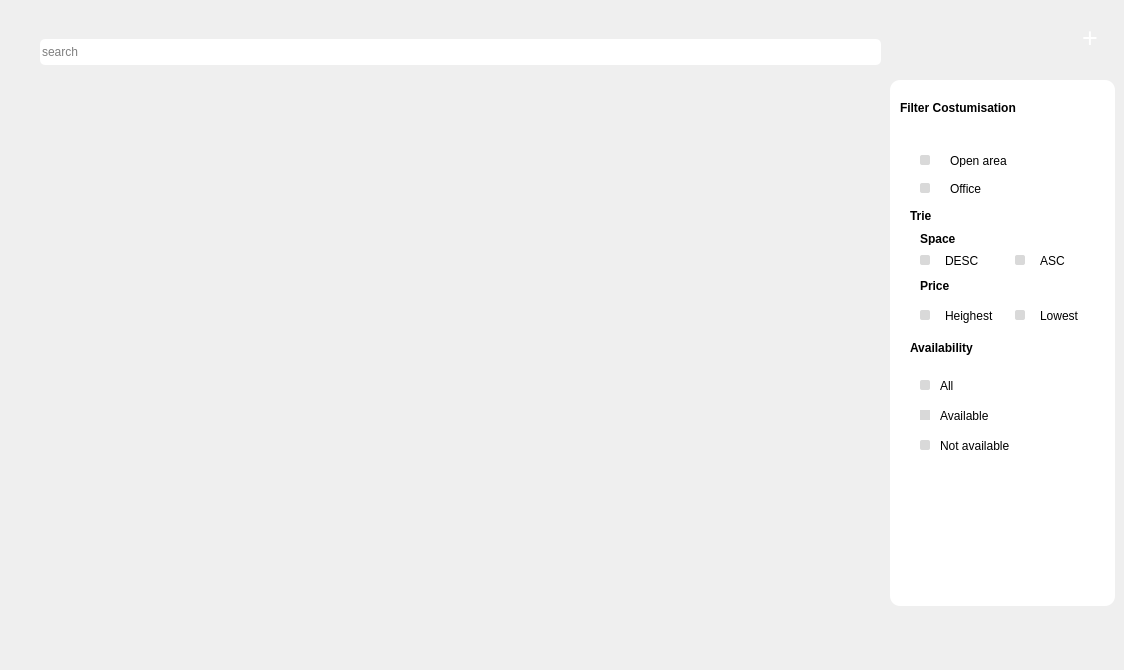
      <widget class="QWidget" name="add_office_page">
       <widget class="QPushButton" name="add_office_btn">
        <property name="geometry">
         <rect>
          <x>1070</x>
          <y>20</y>
          <width>40</width>
          <height>40</height>
         </rect>
        </property>
        <property name="font">
         <font>
          <pointsize>20</pointsize>
         </font>
        </property>
        <property name="styleSheet">
         <string notr="true">background-color:transparent;
padding-bottom:6px;
color:white;</string>
        </property>
        <property name="text">
         <string>+</string>
        </property>
        <property name="flat">
         <bool>true</bool>
        </property>
       </widget>
       <widget class="QLabel" name="background_add_office_btn">
        <property name="geometry">
         <rect>
          <x>1070</x>
          <y>20</y>
          <width>40</width>
          <height>40</height>
         </rect>
        </property>
        <property name="text">
         <string/>
        </property>
        <property name="pixmap">
         <pixmap resource="res.qrc">:/img/img/blue_circle.png</pixmap>
        </property>
       </widget>
       <widget class="QWidget" name="list_of_offices" native="true">
        <property name="geometry">
         <rect>
          <x>0</x>
          <y>10</y>
          <width>881</width>
          <height>651</height>
         </rect>
        </property>
        <widget class="QScrollArea" name="scrollArea">
         <property name="geometry">
          <rect>
           <x>18</x>
           <y>60</y>
           <width>861</width>
           <height>539</height>
          </rect>
         </property>
         <property name="styleSheet">
          <string notr="true">#scrollArea{
	border:none;
}
QScrollBar:vertical{
border:none;
background-color: rgb(59, 59, 90);
width:7px;
margin:15px 0 15px 0;
border-radius:0px;
}
QScrollBar::handle:vertical
{
	background-color: rgb(80, 80, 122);
	min-height:30px;
	border-radius:7px;

}
QScrollBar::handle:vertical:hover
{
	background-color:#92B4E2;
}
QScrollBar::handle:vertical:pressed
{
background-color:#222E3C;
}
/*Sub line Top*/
QScrollBar::sub-line:vertical
{
	border:none;
	background-color: rgb(59, 59, 90);
	height:15px;
	border-top-left-radius:7px;
	border-top-right-radius:7px;
	subcontrol-position:top;
	subcontrol-origin:margin;
}
QScrollBar::sub-line:vertical:hover{
	background-color:#92B4E2;
}
QScrollBar::sub-line:vertical:pressed{
	background-color:#222E3C;
}
/*Sub line Bottom*/
QScrollBar::add-line:vertical
{
	border:none;
	background-color: rgb(59, 59, 90);
	height:15px;
	border-bottom-left-radius:7px;
	border-bottom-right-radius:7px;
	subcontrol-position:bottom;
	subcontrol-origin:margin;
}
QScrollBar::add-line:vertical:hover{
	background-color:#92B4E2;
}
QScrollBar::add-line:vertical:pressed{
	background-color:#222E3C;
}
QScrollBar::up-arrow:vertical,QScrollBar:down-arrow:vertical
{
	background:none;
}
QScrollBar::up-arrow:vertical,QScrollBar:down-arrow:vertical
{
background:none;
}</string>
         </property>
         <property name="widgetResizable">
          <bool>true</bool>
         </property>
         <property name="alignment">
          <set>Qt::AlignLeading|Qt::AlignLeft|Qt::AlignTop</set>
         </property>
         <widget class="QWidget" name="scrollAreaWidgetContents">
          <property name="geometry">
           <rect>
            <x>0</x>
            <y>0</y>
            <width>861</width>
            <height>539</height>
           </rect>
          </property>
          <layout class="QVBoxLayout" name="CardsLayout"/>
         </widget>
        </widget>
        <widget class="QLineEdit" name="search_line_office">
         <property name="geometry">
          <rect>
           <x>40</x>
           <y>29</y>
           <width>841</width>
           <height>26</height>
          </rect>
         </property>
         <property name="styleSheet">
          <string notr="true">position: absolute;
width: 841px;
height: 26px;

background: #FFFFFF;
border-radius: 5px;</string>
         </property>
         <property name="placeholderText">
          <string>search</string>
         </property>
        </widget>
        <widget class="QLabel" name="search_icon_office_label">
         <property name="geometry">
          <rect>
           <x>852</x>
           <y>31</y>
           <width>24</width>
           <height>24</height>
          </rect>
         </property>
         <property name="text">
          <string/>
         </property>
         <property name="pixmap">
          <pixmap resource="res.qrc">:/img/img/search_black_24dp.svg</pixmap>
         </property>
        </widget>
        <widget class="QPushButton" name="search_button_office">
         <property name="geometry">
          <rect>
           <x>846</x>
           <y>30</y>
           <width>31</width>
           <height>24</height>
          </rect>
         </property>
         <property name="styleSheet">
          <string notr="true">background:transparent;</string>
         </property>
         <property name="text">
          <string/>
         </property>
         <property name="flat">
          <bool>true</bool>
         </property>
        </widget>
        <zorder>search_line_office</zorder>
        <zorder>scrollArea</zorder>
        <zorder>search_icon_office_label</zorder>
        <zorder>search_button_office</zorder>
       </widget>
       <widget class="QWidget" name="Filter_office_widget" native="true">
        <property name="geometry">
         <rect>
          <x>890</x>
          <y>80</y>
          <width>225</width>
          <height>526</height>
         </rect>
        </property>
        <property name="styleSheet">
         <string notr="true">background-color:white;
border-radius:10px;</string>
        </property>
        <widget class="QLabel" name="Filter_office_title">
         <property name="geometry">
          <rect>
           <x>10</x>
           <y>20</y>
           <width>150</width>
           <height>15</height>
          </rect>
         </property>
         <property name="styleSheet">
          <string notr="true">position: absolute;
width: 150px;
height: 15px;

font-family: 'Inter';
font-style: normal;
font-weight: bold;
font-size: 12px;
line-height: 15px;
/* identical to box height */

letter-spacing: 0.15em;

color: #000000;</string>
         </property>
         <property name="text">
          <string>Filter Costumisation</string>
         </property>
        </widget>
        <widget class="QLabel" name="filter_office_icon">
         <property name="geometry">
          <rect>
           <x>188</x>
           <y>20</y>
           <width>24</width>
           <height>24</height>
          </rect>
         </property>
         <property name="text">
          <string/>
         </property>
         <property name="pixmap">
          <pixmap resource="res.qrc">:/img/img/Filter_icon.png</pixmap>
         </property>
        </widget>
        <widget class="QLabel" name="Open_area">
         <property name="geometry">
          <rect>
           <x>60</x>
           <y>75</y>
           <width>69</width>
           <height>12</height>
          </rect>
         </property>
         <property name="styleSheet">
          <string notr="true">position: absolute;
width: 150px;
height: 15px;

font-family: 'Inter';
font-style: normal;

font-size: 12px;
line-height: 15px;
/* identical to box height */

letter-spacing: 0.15em;

color: #000000;</string>
         </property>
         <property name="text">
          <string>Open area</string>
         </property>
        </widget>
        <widget class="QLabel" name="Office_text">
         <property name="geometry">
          <rect>
           <x>60</x>
           <y>103</y>
           <width>69</width>
           <height>12</height>
          </rect>
         </property>
         <property name="styleSheet">
          <string notr="true">position: absolute;
width: 150px;
height: 15px;

font-family: 'Inter';
font-style: normal;

font-size: 12px;
line-height: 15px;
/* identical to box height */

letter-spacing: 0.15em;

color: #000000;</string>
         </property>
         <property name="text">
          <string>Office</string>
         </property>
        </widget>
        <widget class="QLabel" name="trie_text">
         <property name="geometry">
          <rect>
           <x>20</x>
           <y>130</y>
           <width>69</width>
           <height>12</height>
          </rect>
         </property>
         <property name="styleSheet">
          <string notr="true">position: absolute;
width: 150px;
height: 15px;

font-family: 'Inter';
font-style: normal;
font-weight:bold;
font-size: 12px;
line-height: 15px;
/* identical to box height */

letter-spacing: 0.15em;

color: #000000;</string>
         </property>
         <property name="text">
          <string>Trie </string>
         </property>
        </widget>
        <widget class="QLabel" name="DESC_text">
         <property name="geometry">
          <rect>
           <x>55</x>
           <y>175</y>
           <width>69</width>
           <height>12</height>
          </rect>
         </property>
         <property name="styleSheet">
          <string notr="true">position: absolute;
width: 150px;
height: 15px;

font-family: 'Inter';
font-style: normal;

font-size: 12px;
line-height: 15px;
/* identical to box height */

letter-spacing: 0.15em;

color: #000000;</string>
         </property>
         <property name="text">
          <string>DESC</string>
         </property>
        </widget>
        <widget class="QLabel" name="Heighest_text">
         <property name="geometry">
          <rect>
           <x>55</x>
           <y>228</y>
           <width>69</width>
           <height>16</height>
          </rect>
         </property>
         <property name="styleSheet">
          <string notr="true">position: absolute;
width: 150px;
height: 15px;

font-family: 'Inter';
font-style: normal;

font-size: 12px;
line-height: 15px;
/* identical to box height */

letter-spacing: 0.15em;

color: #000000;</string>
         </property>
         <property name="text">
          <string>Heighest</string>
         </property>
        </widget>
        <widget class="QPushButton" name="open_area_button">
         <property name="geometry">
          <rect>
           <x>30</x>
           <y>75</y>
           <width>10</width>
           <height>10</height>
          </rect>
         </property>
         <property name="styleSheet">
          <string notr="true">position: absolute;
width: 10px;
height: 10px;

background: #D9D9D9;
border-radius: 2px;</string>
         </property>
         <property name="text">
          <string/>
         </property>
        </widget>
        <widget class="QPushButton" name="heighest_button">
         <property name="geometry">
          <rect>
           <x>30</x>
           <y>230</y>
           <width>10</width>
           <height>10</height>
          </rect>
         </property>
         <property name="styleSheet">
          <string notr="true">position: absolute;
width: 10px;
height: 10px;

background: #D9D9D9;
border-radius: 2px;</string>
         </property>
         <property name="text">
          <string/>
         </property>
        </widget>
        <widget class="QPushButton" name="desc_button">
         <property name="geometry">
          <rect>
           <x>30</x>
           <y>175</y>
           <width>10</width>
           <height>10</height>
          </rect>
         </property>
         <property name="styleSheet">
          <string notr="true">position: absolute;
width: 10px;
height: 10px;

background: #D9D9D9;
border-radius: 2px;</string>
         </property>
         <property name="text">
          <string/>
         </property>
        </widget>
        <widget class="QPushButton" name="lowest_button">
         <property name="geometry">
          <rect>
           <x>125</x>
           <y>230</y>
           <width>10</width>
           <height>10</height>
          </rect>
         </property>
         <property name="styleSheet">
          <string notr="true">position: absolute;
width: 10px;
height: 10px;

background: #D9D9D9;
border-radius: 2px;</string>
         </property>
         <property name="text">
          <string/>
         </property>
        </widget>
        <widget class="QPushButton" name="office_button">
         <property name="geometry">
          <rect>
           <x>30</x>
           <y>103</y>
           <width>10</width>
           <height>10</height>
          </rect>
         </property>
         <property name="styleSheet">
          <string notr="true">position: absolute;
width: 10px;
height: 10px;

background: #D9D9D9;
border-radius: 2px;</string>
         </property>
         <property name="text">
          <string/>
         </property>
        </widget>
        <widget class="QPushButton" name="asc_button">
         <property name="geometry">
          <rect>
           <x>125</x>
           <y>175</y>
           <width>10</width>
           <height>10</height>
          </rect>
         </property>
         <property name="styleSheet">
          <string notr="true">position: absolute;
width: 10px;
height: 10px;

background: #D9D9D9;
border-radius: 2px;</string>
         </property>
         <property name="text">
          <string/>
         </property>
        </widget>
        <widget class="QPushButton" name="available_button">
         <property name="geometry">
          <rect>
           <x>30</x>
           <y>330</y>
           <width>10</width>
           <height>10</height>
          </rect>
         </property>
         <property name="styleSheet">
          <string notr="true">position: absolute;
width: 10px;
height: 10px;

background: #D9D9D9;
border-radius: 10px;</string>
         </property>
         <property name="text">
          <string/>
         </property>
        </widget>
        <widget class="QPushButton" name="not_available_button">
         <property name="geometry">
          <rect>
           <x>30</x>
           <y>360</y>
           <width>10</width>
           <height>10</height>
          </rect>
         </property>
         <property name="styleSheet">
          <string notr="true">position: absolute;
width: 10px;
height: 10px;

background: #D9D9D9;
border-radius: 2px;</string>
         </property>
         <property name="text">
          <string/>
         </property>
        </widget>
        <widget class="QPushButton" name="all_button">
         <property name="geometry">
          <rect>
           <x>30</x>
           <y>300</y>
           <width>10</width>
           <height>10</height>
          </rect>
         </property>
         <property name="styleSheet">
          <string notr="true">position: absolute;
width: 10px;
height: 10px;

background: #D9D9D9;
border-radius: 2px;</string>
         </property>
         <property name="text">
          <string/>
         </property>
        </widget>
        <widget class="QLabel" name="NotAvailable_text">
         <property name="geometry">
          <rect>
           <x>50</x>
           <y>360</y>
           <width>69</width>
           <height>12</height>
          </rect>
         </property>
         <property name="styleSheet">
          <string notr="true">position: absolute;
width: 150px;
height: 15px;

font-family: 'Inter';
font-style: normal;

font-size: 12px;
line-height: 15px;
/* identical to box height */

letter-spacing: 0.15em;

color: #000000;</string>
         </property>
         <property name="text">
          <string>Not available</string>
         </property>
        </widget>
        <widget class="QLabel" name="all_text">
         <property name="geometry">
          <rect>
           <x>50</x>
           <y>300</y>
           <width>69</width>
           <height>12</height>
          </rect>
         </property>
         <property name="styleSheet">
          <string notr="true">position: absolute;
width: 150px;
height: 15px;

font-family: 'Inter';
font-style: normal;

font-size: 12px;
line-height: 15px;
/* identical to box height */

letter-spacing: 0.15em;

color: #000000;</string>
         </property>
         <property name="text">
          <string>All</string>
         </property>
        </widget>
        <widget class="QLabel" name="ASC_text">
         <property name="geometry">
          <rect>
           <x>150</x>
           <y>175</y>
           <width>69</width>
           <height>12</height>
          </rect>
         </property>
         <property name="styleSheet">
          <string notr="true">position: absolute;
width: 150px;
height: 15px;

font-family: 'Inter';
font-style: normal;

font-size: 12px;
line-height: 15px;
/* identical to box height */

letter-spacing: 0.15em;

color: #000000;</string>
         </property>
         <property name="text">
          <string>ASC</string>
         </property>
        </widget>
        <widget class="QLabel" name="available_text">
         <property name="geometry">
          <rect>
           <x>50</x>
           <y>330</y>
           <width>69</width>
           <height>12</height>
          </rect>
         </property>
         <property name="styleSheet">
          <string notr="true">position: absolute;
width: 150px;
height: 15px;

font-family: 'Inter';
font-style: normal;

font-size: 12px;
line-height: 15px;
/* identical to box height */

letter-spacing: 0.15em;

color: #000000;</string>
         </property>
         <property name="text">
          <string>Available</string>
         </property>
        </widget>
        <widget class="QLabel" name="Lowest_text">
         <property name="geometry">
          <rect>
           <x>150</x>
           <y>230</y>
           <width>69</width>
           <height>12</height>
          </rect>
         </property>
         <property name="styleSheet">
          <string notr="true">position: absolute;
width: 150px;
height: 15px;

font-family: 'Inter';
font-style: normal;

font-size: 12px;
line-height: 15px;
/* identical to box height */

letter-spacing: 0.15em;

color: #000000;</string>
         </property>
         <property name="text">
          <string>Lowest</string>
         </property>
        </widget>
        <widget class="QLabel" name="price_text">
         <property name="geometry">
          <rect>
           <x>30</x>
           <y>200</y>
           <width>69</width>
           <height>12</height>
          </rect>
         </property>
         <property name="styleSheet">
          <string notr="true">position: absolute;
width: 150px;
height: 15px;

font-family: 'Inter';
font-style: normal;

font-size: 12px;
line-height: 15px;
font-weight:bold;
/* identical to box height */

letter-spacing: 0.15em;

color: #000000;</string>
         </property>
         <property name="text">
          <string>Price</string>
         </property>
        </widget>
        <widget class="QLabel" name="date_text">
         <property name="geometry">
          <rect>
           <x>30</x>
           <y>153</y>
           <width>69</width>
           <height>12</height>
          </rect>
         </property>
         <property name="styleSheet">
          <string notr="true">position: absolute;
width: 150px;
height: 15px;

font-family: 'Inter';
font-style: normal;
font-weight:bold;
font-size: 12px;
line-height: 15px;
/* identical to box height */

letter-spacing: 0.15em;

color: #000000;</string>
         </property>
         <property name="text">
          <string>Space</string>
         </property>
        </widget>
        <widget class="QLabel" name="availabilty">
         <property name="geometry">
          <rect>
           <x>20</x>
           <y>260</y>
           <width>69</width>
           <height>16</height>
          </rect>
         </property>
         <property name="styleSheet">
          <string notr="true">position: absolute;
width: 150px;
height: 15px;

font-family: 'Inter';
font-style: normal;

font-size: 12px;
line-height: 15px;
font-weight:bold;
/* identical to box height */

letter-spacing: 0.15em;

color: #000000;</string>
         </property>
         <property name="text">
          <string>Availability</string>
         </property>
        </widget>
       </widget>
       <widget class="QLabel" name="check_cercle_openArea">
        <property name="geometry">
         <rect>
          <x>923</x>
          <y>158</y>
          <width>4</width>
          <height>4</height>
         </rect>
        </property>
        <property name="text">
         <string/>
        </property>
        <property name="pixmap">
         <pixmap resource="res.qrc">:/img/img/check_cercle.png</pixmap>
        </property>
       </widget>
       <widget class="QLabel" name="check_cercle_office">
        <property name="geometry">
         <rect>
          <x>923</x>
          <y>186</y>
          <width>4</width>
          <height>4</height>
         </rect>
        </property>
        <property name="text">
         <string/>
        </property>
        <property name="pixmap">
         <pixmap resource="res.qrc">:/img/img/check_cercle.png</pixmap>
        </property>
       </widget>
       <widget class="QLabel" name="check_cercle_DESC">
        <property name="geometry">
         <rect>
          <x>923</x>
          <y>258</y>
          <width>4</width>
          <height>4</height>
         </rect>
        </property>
        <property name="text">
         <string/>
        </property>
        <property name="pixmap">
         <pixmap resource="res.qrc">:/img/img/check_cercle.png</pixmap>
        </property>
       </widget>
       <widget class="QLabel" name="check_cercle_heighest">
        <property name="geometry">
         <rect>
          <x>923</x>
          <y>313</y>
          <width>4</width>
          <height>4</height>
         </rect>
        </property>
        <property name="text">
         <string/>
        </property>
        <property name="pixmap">
         <pixmap resource="res.qrc">:/img/img/check_cercle.png</pixmap>
        </property>
       </widget>
       <widget class="QLabel" name="check_cercle_All">
        <property name="geometry">
         <rect>
          <x>923</x>
          <y>383</y>
          <width>4</width>
          <height>4</height>
         </rect>
        </property>
        <property name="text">
         <string/>
        </property>
        <property name="pixmap">
         <pixmap resource="res.qrc">:/img/img/check_cercle.png</pixmap>
        </property>
       </widget>
       <widget class="QLabel" name="check_cercle_ASC">
        <property name="geometry">
         <rect>
          <x>1018</x>
          <y>258</y>
          <width>4</width>
          <height>4</height>
         </rect>
        </property>
        <property name="text">
         <string/>
        </property>
        <property name="pixmap">
         <pixmap resource="res.qrc">:/img/img/check_cercle.png</pixmap>
        </property>
       </widget>
       <widget class="QLabel" name="check_cercle_available">
        <property name="geometry">
         <rect>
          <x>923</x>
          <y>413</y>
          <width>4</width>
          <height>4</height>
         </rect>
        </property>
        <property name="text">
         <string/>
        </property>
        <property name="pixmap">
         <pixmap resource="res.qrc">:/img/img/check_cercle.png</pixmap>
        </property>
       </widget>
       <widget class="QLabel" name="check_cercle_not_available">
        <property name="geometry">
         <rect>
          <x>923</x>
          <y>443</y>
          <width>4</width>
          <height>4</height>
         </rect>
        </property>
        <property name="text">
         <string/>
        </property>
        <property name="pixmap">
         <pixmap resource="res.qrc">:/img/img/check_cercle.png</pixmap>
        </property>
       </widget>
       <widget class="QLabel" name="check_cercle_lowest">
        <property name="geometry">
         <rect>
          <x>1018</x>
          <y>313</y>
          <width>4</width>
          <height>4</height>
         </rect>
        </property>
        <property name="text">
         <string/>
        </property>
        <property name="pixmap">
         <pixmap resource="res.qrc">:/img/img/check_cercle.png</pixmap>
        </property>
       </widget>
       <zorder>background_add_office_btn</zorder>
       <zorder>list_of_offices</zorder>
       <zorder>add_office_btn</zorder>
       <zorder>Filter_office_widget</zorder>
       <zorder>check_cercle_openArea</zorder>
       <zorder>check_cercle_office</zorder>
       <zorder>check_cercle_DESC</zorder>
       <zorder>check_cercle_heighest</zorder>
       <zorder>check_cercle_All</zorder>
       <zorder>check_cercle_ASC</zorder>
       <zorder>check_cercle_available</zorder>
       <zorder>check_cercle_not_available</zorder>
       <zorder>check_cercle_lowest</zorder>
      </widget>
